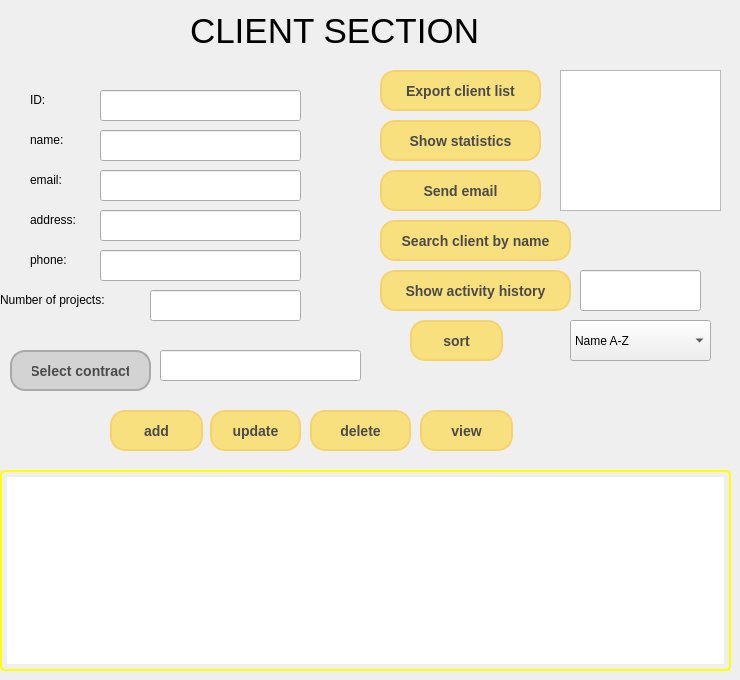
      <widget class="QWidget" name="page">
       <widget class="QPushButton" name="history">
        <property name="geometry">
         <rect>
          <x>380</x>
          <y>270</y>
          <width>191</width>
          <height>41</height>
         </rect>
        </property>
        <property name="styleSheet">
         <string notr="true">QPushButton {
    background-color: #f9e07e;         /* soft yellow */
    color: #4a4a4a;                    /* soft gray text */
    border: 2px solid #f7d26b;         /* light mustard border */
    border-radius: 15px;               /* rounded corners */
    padding: 10px 20px;
    font-family: &quot;Segoe UI&quot;, sans-serif;
    font-size: 14px;
    font-weight: bold;
}

QPushButton:hover {
    background-color: #fce44b;         /* lighter yellow on hover */
    border: 2px solid #fbbd3f;
    color: #333333;                    /* dark gray text on hover */
}

QPushButton:pressed {
    background-color: #f7c241;         /* deeper yellow when pressed */
    border: 2px solid #f47a21;
    color: white;
}
</string>
        </property>
        <property name="text">
         <string>Show activity history</string>
        </property>
       </widget>
       <widget class="QLineEdit" name="addressLineEdit">
        <property name="geometry">
         <rect>
          <x>100</x>
          <y>210</y>
          <width>201</width>
          <height>31</height>
         </rect>
        </property>
       </widget>
       <widget class="QLineEdit" name="projectLineEdit">
        <property name="geometry">
         <rect>
          <x>150</x>
          <y>290</y>
          <width>151</width>
          <height>31</height>
         </rect>
        </property>
       </widget>
       <widget class="QLineEdit" name="nameLineEdit">
        <property name="geometry">
         <rect>
          <x>100</x>
          <y>130</y>
          <width>201</width>
          <height>31</height>
         </rect>
        </property>
       </widget>
       <widget class="QLineEdit" name="emailLineEdit">
        <property name="geometry">
         <rect>
          <x>100</x>
          <y>170</y>
          <width>201</width>
          <height>31</height>
         </rect>
        </property>
       </widget>
       <widget class="QTableView" name="clientTableView">
        <property name="geometry">
         <rect>
          <x>0</x>
          <y>470</y>
          <width>731</width>
          <height>201</height>
         </rect>
        </property>
        <property name="styleSheet">
         <string notr="true">QTableView {
    border: 2px solid yellow;         /* Yellow border */
    border-radius: 5px;                /* Optional: rounded corners */
    padding: 5px;                      /* Optional: space between the content and the border */
}

QTableView::item {
    padding: 5px;                      /* Padding for each item */
}

QTableView::item:selected {
    background-color: rgba(255, 255, 0, 0.3);  /* Optional: highlight selected items with a translucent yellow */
}
</string>
        </property>
       </widget>
       <widget class="QPushButton" name="statsButton">
        <property name="geometry">
         <rect>
          <x>380</x>
          <y>120</y>
          <width>161</width>
          <height>41</height>
         </rect>
        </property>
        <property name="styleSheet">
         <string notr="true">QPushButton {
    background-color: #f9e07e;         /* soft yellow */
    color: #4a4a4a;                    /* soft gray text */
    border: 2px solid #f7d26b;         /* light mustard border */
    border-radius: 15px;               /* rounded corners */
    padding: 10px 20px;
    font-family: &quot;Segoe UI&quot;, sans-serif;
    font-size: 14px;
    font-weight: bold;
}

QPushButton:hover {
    background-color: #fce44b;         /* lighter yellow on hover */
    border: 2px solid #fbbd3f;
    color: #333333;                    /* dark gray text on hover */
}

QPushButton:pressed {
    background-color: #f7c241;         /* deeper yellow when pressed */
    border: 2px solid #f47a21;
    color: white;
}
</string>
        </property>
        <property name="text">
         <string>Show statistics</string>
        </property>
       </widget>
       <widget class="QPushButton" name="view">
        <property name="geometry">
         <rect>
          <x>420</x>
          <y>410</y>
          <width>93</width>
          <height>41</height>
         </rect>
        </property>
        <property name="styleSheet">
         <string notr="true">QPushButton {
    background-color: #f9e07e;         /* soft yellow */
    color: #4a4a4a;                    /* soft gray text */
    border: 2px solid #f7d26b;         /* light mustard border */
    border-radius: 15px;               /* rounded corners */
    padding: 10px 20px;
    font-family: &quot;Segoe UI&quot;, sans-serif;
    font-size: 14px;
    font-weight: bold;
}

QPushButton:hover {
    background-color: #fce44b;         /* lighter yellow on hover */
    border: 2px solid #fbbd3f;
    color: #333333;                    /* dark gray text on hover */
}

QPushButton:pressed {
    background-color: #f7c241;         /* deeper yellow when pressed */
    border: 2px solid #f47a21;
    color: white;
}
</string>
        </property>
        <property name="text">
         <string>view</string>
        </property>
       </widget>
       <widget class="QLabel" name="label">
        <property name="geometry">
         <rect>
          <x>30</x>
          <y>130</y>
          <width>63</width>
          <height>20</height>
         </rect>
        </property>
        <property name="text">
         <string>name:</string>
        </property>
       </widget>
       <widget class="QPushButton" name="emailButton">
        <property name="geometry">
         <rect>
          <x>380</x>
          <y>170</y>
          <width>161</width>
          <height>41</height>
         </rect>
        </property>
        <property name="styleSheet">
         <string notr="true">QPushButton {
    background-color: #f9e07e;         /* soft yellow */
    color: #4a4a4a;                    /* soft gray text */
    border: 2px solid #f7d26b;         /* light mustard border */
    border-radius: 15px;               /* rounded corners */
    padding: 10px 20px;
    font-family: &quot;Segoe UI&quot;, sans-serif;
    font-size: 14px;
    font-weight: bold;
}

QPushButton:hover {
    background-color: #fce44b;         /* lighter yellow on hover */
    border: 2px solid #fbbd3f;
    color: #333333;                    /* dark gray text on hover */
}

QPushButton:pressed {
    background-color: #f7c241;         /* deeper yellow when pressed */
    border: 2px solid #f47a21;
    color: white;
}
</string>
        </property>
        <property name="text">
         <string>Send email</string>
        </property>
       </widget>
       <widget class="QPushButton" name="add">
        <property name="geometry">
         <rect>
          <x>110</x>
          <y>410</y>
          <width>93</width>
          <height>41</height>
         </rect>
        </property>
        <property name="styleSheet">
         <string notr="true">QPushButton {
    background-color: #f9e07e;         /* soft yellow */
    color: #4a4a4a;                    /* soft gray text */
    border: 2px solid #f7d26b;         /* light mustard border */
    border-radius: 15px;               /* rounded corners */
    padding: 10px 20px;
    font-family: &quot;Segoe UI&quot;, sans-serif;
    font-size: 14px;
    font-weight: bold;
}

QPushButton:hover {
    background-color: #fce44b;         /* lighter yellow on hover */
    border: 2px solid #fbbd3f;
    color: #333333;                    /* dark gray text on hover */
}

QPushButton:pressed {
    background-color: #f7c241;         /* deeper yellow when pressed */
    border: 2px solid #f47a21;
    color: white;
}
</string>
        </property>
        <property name="text">
         <string>add</string>
        </property>
       </widget>
       <widget class="QLineEdit" name="phoneLineEdit">
        <property name="geometry">
         <rect>
          <x>100</x>
          <y>250</y>
          <width>201</width>
          <height>31</height>
         </rect>
        </property>
       </widget>
       <widget class="QPushButton" name="delete_client">
        <property name="geometry">
         <rect>
          <x>310</x>
          <y>410</y>
          <width>101</width>
          <height>41</height>
         </rect>
        </property>
        <property name="styleSheet">
         <string notr="true">QPushButton {
    background-color: #f9e07e;         /* soft yellow */
    color: #4a4a4a;                    /* soft gray text */
    border: 2px solid #f7d26b;         /* light mustard border */
    border-radius: 15px;               /* rounded corners */
    padding: 10px 20px;
    font-family: &quot;Segoe UI&quot;, sans-serif;
    font-size: 14px;
    font-weight: bold;
}

QPushButton:hover {
    background-color: #fce44b;         /* lighter yellow on hover */
    border: 2px solid #fbbd3f;
    color: #333333;                    /* dark gray text on hover */
}

QPushButton:pressed {
    background-color: #f7c241;         /* deeper yellow when pressed */
    border: 2px solid #f47a21;
    color: white;
}
</string>
        </property>
        <property name="text">
         <string>delete</string>
        </property>
       </widget>
       <widget class="QLineEdit" name="contractLineEdit">
        <property name="geometry">
         <rect>
          <x>160</x>
          <y>350</y>
          <width>201</width>
          <height>31</height>
         </rect>
        </property>
       </widget>
       <widget class="QLineEdit" name="id_clientLineEdit">
        <property name="geometry">
         <rect>
          <x>100</x>
          <y>90</y>
          <width>201</width>
          <height>31</height>
         </rect>
        </property>
       </widget>
       <widget class="QLabel" name="label_4">
        <property name="geometry">
         <rect>
          <x>30</x>
          <y>250</y>
          <width>63</width>
          <height>20</height>
         </rect>
        </property>
        <property name="text">
         <string>phone:</string>
        </property>
       </widget>
       <widget class="QLabel" name="label_6">
        <property name="geometry">
         <rect>
          <x>190</x>
          <y>10</y>
          <width>321</width>
          <height>41</height>
         </rect>
        </property>
        <property name="font">
         <font>
          <family>Yu Gothic UI</family>
          <pointsize>26</pointsize>
         </font>
        </property>
        <property name="text">
         <string>CLIENT SECTION</string>
        </property>
       </widget>
       <widget class="QPushButton" name="selectContractButton">
        <property name="geometry">
         <rect>
          <x>10</x>
          <y>350</y>
          <width>141</width>
          <height>41</height>
         </rect>
        </property>
        <property name="styleSheet">
         <string notr="true">QPushButton {
    background-color: #d3d3d3;         /* soft gray */
    color: #4a4a4a;                    /* dark gray text */
    border: 2px solid #a9a9a9;         /* light gray border */
    border-radius: 15px;               /* rounded corners */
    padding: 10px 20px;
    font-family: &quot;Segoe UI&quot;, sans-serif;
    font-size: 14px;
    font-weight: bold;
}

QPushButton:hover {
    background-color: #c0c0c0;         /* slightly lighter gray on hover */
    border: 2px solid #8c8c8c;
    color: #333333;                    /* dark gray text on hover */
}

QPushButton:pressed {
    background-color: #a9a9a9;         /* deeper gray when pressed */
    border: 2px solid #808080;
    color: white;
}
</string>
        </property>
        <property name="text">
         <string>Select contract</string>
        </property>
       </widget>
       <widget class="QPushButton" name="exportList">
        <property name="geometry">
         <rect>
          <x>380</x>
          <y>70</y>
          <width>161</width>
          <height>41</height>
         </rect>
        </property>
        <property name="styleSheet">
         <string notr="true">QPushButton {
    background-color: #f9e07e;         /* soft yellow */
    color: #4a4a4a;                    /* soft gray text */
    border: 2px solid #f7d26b;         /* light mustard border */
    border-radius: 15px;               /* rounded corners */
    padding: 10px 20px;
    font-family: &quot;Segoe UI&quot;, sans-serif;
    font-size: 14px;
    font-weight: bold;
}

QPushButton:hover {
    background-color: #fce44b;         /* lighter yellow on hover */
    border: 2px solid #fbbd3f;
    color: #333333;                    /* dark gray text on hover */
}

QPushButton:pressed {
    background-color: #f7c241;         /* deeper yellow when pressed */
    border: 2px solid #f47a21;
    color: white;
}
</string>
        </property>
        <property name="text">
         <string>Export client list</string>
        </property>
       </widget>
       <widget class="QLabel" name="label_7">
        <property name="geometry">
         <rect>
          <x>0</x>
          <y>290</y>
          <width>141</width>
          <height>20</height>
         </rect>
        </property>
        <property name="text">
         <string>Number of projects:</string>
        </property>
       </widget>
       <widget class="QLabel" name="label_2">
        <property name="geometry">
         <rect>
          <x>30</x>
          <y>170</y>
          <width>63</width>
          <height>20</height>
         </rect>
        </property>
        <property name="text">
         <string>email:</string>
        </property>
       </widget>
       <widget class="QLabel" name="label_3">
        <property name="geometry">
         <rect>
          <x>30</x>
          <y>210</y>
          <width>63</width>
          <height>20</height>
         </rect>
        </property>
        <property name="text">
         <string>address:</string>
        </property>
       </widget>
       <widget class="QPushButton" name="search">
        <property name="geometry">
         <rect>
          <x>380</x>
          <y>220</y>
          <width>191</width>
          <height>41</height>
         </rect>
        </property>
        <property name="styleSheet">
         <string notr="true">QPushButton {
    background-color: #f9e07e;         /* soft yellow */
    color: #4a4a4a;                    /* soft gray text */
    border: 2px solid #f7d26b;         /* light mustard border */
    border-radius: 15px;               /* rounded corners */
    padding: 10px 20px;
    font-family: &quot;Segoe UI&quot;, sans-serif;
    font-size: 14px;
    font-weight: bold;
}

QPushButton:hover {
    background-color: #fce44b;         /* lighter yellow on hover */
    border: 2px solid #fbbd3f;
    color: #333333;                    /* dark gray text on hover */
}

QPushButton:pressed {
    background-color: #f7c241;         /* deeper yellow when pressed */
    border: 2px solid #f47a21;
    color: white;
}
</string>
        </property>
        <property name="text">
         <string>Search client by name</string>
        </property>
       </widget>
       <widget class="QLabel" name="label_8">
        <property name="geometry">
         <rect>
          <x>30</x>
          <y>90</y>
          <width>63</width>
          <height>20</height>
         </rect>
        </property>
        <property name="text">
         <string>ID:</string>
        </property>
       </widget>
       <widget class="QPushButton" name="update">
        <property name="geometry">
         <rect>
          <x>210</x>
          <y>410</y>
          <width>91</width>
          <height>41</height>
         </rect>
        </property>
        <property name="styleSheet">
         <string notr="true">QPushButton {
    background-color: #f9e07e;         /* soft yellow */
    color: #4a4a4a;                    /* soft gray text */
    border: 2px solid #f7d26b;         /* light mustard border */
    border-radius: 15px;               /* rounded corners */
    padding: 10px 20px;
    font-family: &quot;Segoe UI&quot;, sans-serif;
    font-size: 14px;
    font-weight: bold;
}

QPushButton:hover {
    background-color: #fce44b;         /* lighter yellow on hover */
    border: 2px solid #fbbd3f;
    color: #333333;                    /* dark gray text on hover */
}

QPushButton:pressed {
    background-color: #f7c241;         /* deeper yellow when pressed */
    border: 2px solid #f47a21;
    color: white;
}
</string>
        </property>
        <property name="text">
         <string>update</string>
        </property>
       </widget>
       <widget class="QLineEdit" name="searchLineEdit">
        <property name="geometry">
         <rect>
          <x>580</x>
          <y>270</y>
          <width>121</width>
          <height>41</height>
         </rect>
        </property>
       </widget>
       <widget class="QComboBox" name="sort">
        <property name="geometry">
         <rect>
          <x>570</x>
          <y>320</y>
          <width>141</width>
          <height>41</height>
         </rect>
        </property>
        <item>
         <property name="text">
          <string>Name A-Z</string>
         </property>
        </item>
        <item>
         <property name="text">
          <string>Name Z-A</string>
         </property>
        </item>
        <item>
         <property name="text">
          <string>Email A-Z</string>
         </property>
        </item>
        <item>
         <property name="text">
          <string>Email Z-A</string>
         </property>
        </item>
        <item>
         <property name="text">
          <string>ID Ascending</string>
         </property>
        </item>
        <item>
         <property name="text">
          <string>ID Descending</string>
         </property>
        </item>
       </widget>
       <widget class="QPushButton" name="sortButton">
        <property name="geometry">
         <rect>
          <x>410</x>
          <y>320</y>
          <width>93</width>
          <height>41</height>
         </rect>
        </property>
        <property name="styleSheet">
         <string notr="true">QPushButton {
    background-color: #f9e07e;         /* soft yellow */
    color: #4a4a4a;                    /* soft gray text */
    border: 2px solid #f7d26b;         /* light mustard border */
    border-radius: 15px;               /* rounded corners */
    padding: 10px 20px;
    font-family: &quot;Segoe UI&quot;, sans-serif;
    font-size: 14px;
    font-weight: bold;
}

QPushButton:hover {
    background-color: #fce44b;         /* lighter yellow on hover */
    border: 2px solid #fbbd3f;
    color: #333333;                    /* dark gray text on hover */
}

QPushButton:pressed {
    background-color: #f7c241;         /* deeper yellow when pressed */
    border: 2px solid #f47a21;
    color: white;
}
</string>
        </property>
        <property name="text">
         <string>sort</string>
        </property>
       </widget>
       <widget class="QTextEdit" name="textEditEmployee">
        <property name="geometry">
         <rect>
          <x>560</x>
          <y>70</y>
          <width>161</width>
          <height>141</height>
         </rect>
        </property>
       </widget>
      </widget>
